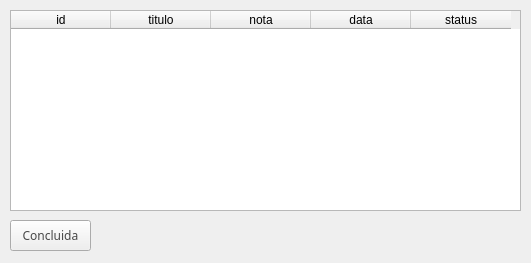
<?xml version="1.0" encoding="UTF-8"?>
<ui version="4.0">
 <class>MainWindow</class>
 <widget class="QMainWindow" name="MainWindow">
  <property name="geometry">
   <rect>
    <x>0</x>
    <y>0</y>
    <width>531</width>
    <height>263</height>
   </rect>
  </property>
  <property name="windowTitle">
   <string>MainWindow</string>
  </property>
  <widget class="QWidget" name="centralwidget">
   <widget class="QTableWidget" name="dgvDadosProgramados">
    <property name="geometry">
     <rect>
      <x>10</x>
      <y>10</y>
      <width>511</width>
      <height>201</height>
     </rect>
    </property>
    <property name="frameShadow">
     <enum>QFrame::Raised</enum>
    </property>
    <property name="alternatingRowColors">
     <bool>true</bool>
    </property>
    <property name="selectionBehavior">
     <enum>QAbstractItemView::SelectRows</enum>
    </property>
    <column>
     <property name="text">
      <string>id</string>
     </property>
    </column>
    <column>
     <property name="text">
      <string>titulo</string>
     </property>
    </column>
    <column>
     <property name="text">
      <string>nota</string>
     </property>
    </column>
    <column>
     <property name="text">
      <string>data</string>
     </property>
    </column>
    <column>
     <property name="text">
      <string>status</string>
     </property>
    </column>
   </widget>
   <widget class="QPushButton" name="btnNovo">
    <property name="geometry">
     <rect>
      <x>10</x>
      <y>220</y>
      <width>81</width>
      <height>31</height>
     </rect>
    </property>
    <property name="font">
     <font>
      <family>sans-serif</family>
     </font>
    </property>
    <property name="styleSheet">
     <string notr="true">#btnNovo{
color:#484848;
font-family:sans-serif;
}</string>
    </property>
    <property name="text">
     <string>Concluida</string>
    </property>
   </widget>
  </widget>
 </widget>
 <resources/>
 <connections/>
</ui>
